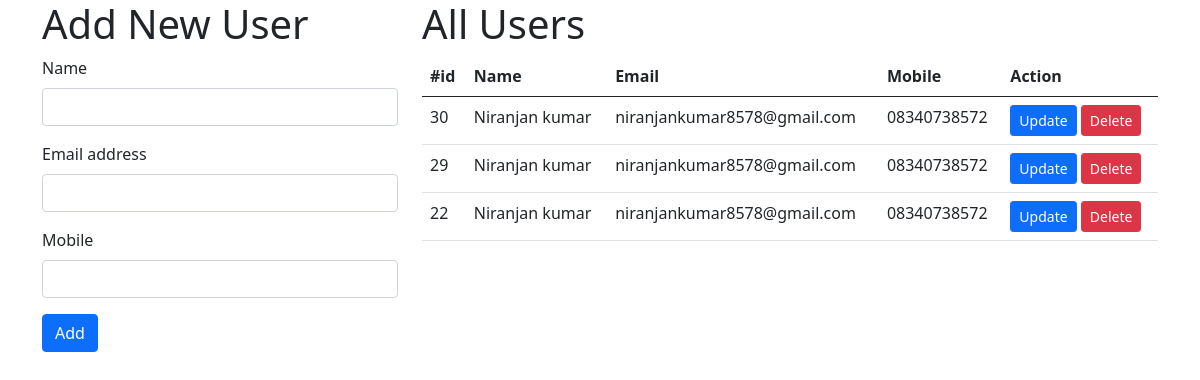
The page / on the database its author committed.
### ajaxApp/models.py (models this page shows, shortened)
class UserProfile(models.Model):
    Name = models.CharField(max_length=25)
    Email = models.EmailField()
    Mobile = models.CharField(max_length=10)

### ajaxApp/views.py (the view)
# urls.py: path('', index),
def index(request):
    load_data()
    return render(request, 'index.html', data)

### ajaxApp/views.py (called while the page is built)
def load_data():
    data['user_data'] = UserProfile.objects.all()[::-1]

### ajaxApp/templates/index.html (shortened to what this page needs)
<!DOCTYPE html>
<html lang="en">
<head>
    <link href="https://cdn.jsdelivr.net/npm/bootstrap@5.1.0/dist/css/bootstrap.min.css" rel="stylesheet"
>
</head>
<body>
    <div class="container">
        <div class="row">
            <div class="col-4">
                <h1>Add New User</h1>
                <form action="{% url 'add_new' %}" method="POST">
                    <div class="mb-3">
                        <label for="name" class="form-label">Name</label>
                        <input type="text" class="form-control" name="fullname" id="name" aria-describedby="emailHelp"required>
                    </div>
                    <div class="mb-3">
                        <label for="email" class="form-label">Email address</label>
                        <input type="email" class="form-control" name="email" id="email" aria-describedby="emailHelp"required>
                    </div>
                    <div class="mb-3">
                        <label for="mobile" class="form-label">Mobile</label>
                        <input type="text" class="form-control" name="mobile" id="mobile"required>
                    </div>
                    <button type="submit" class="btn btn-primary">Add</button>
                </form>
            </div>
            <div class="col-8">
                <h1>All Users</h1>
                <table class="table">
                    <thead>
                        <tr>
                            <th scope="col">#id</th>
                            <th scope="col">Name</th>
                            <th scope="col">Email</th>
                            <th scope="col">Mobile</th>
                            <th scope="col">Action</th>
                        </tr>
                    </thead>
                    <tbody>
                        {% for data in user_data %}
                        <tr>
                            <td>{{data.id}}</td>
                            <td>{{data.Name}}</td>
                            <td>{{data.Email}}</td>
                            <td>{{data.Mobile}}</td>
                            <td>
                                <a href="{% url 'update_data' pk=data.pk %}" class="btn btn-sm btn-primary">Update</a>
                                <a href="{% url 'delete_data' pk=data.pk %}" class="btn btn-sm btn-danger">Delete</a>
                            </td>
                        </tr>
                        {% endfor %}
                    </tbody>
                </table>
            </div>
        </div>
    </div>
</body>
</html>

### rows shown on the page
UserProfile: id "30", Name "Niranjan kumar", Email "niranjankumar8578@gmail.com", Mobile "08340738572"
UserProfile: id "29", Name "Niranjan kumar", Email "niranjankumar8578@gmail.com", Mobile "08340738572"
UserProfile: id "22", Name "Niranjan kumar", Email "niranjankumar8578@gmail.com", Mobile "08340738572"
